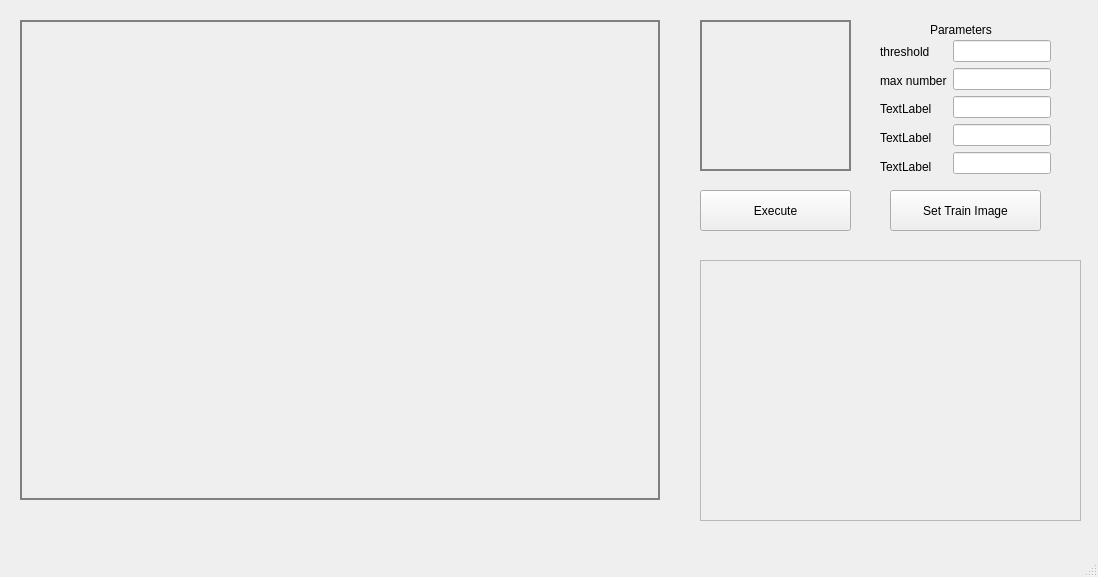
<?xml version="1.0" encoding="UTF-8"?>
<ui version="4.0">
 <class>MainWindow</class>
 <widget class="QMainWindow" name="MainWindow">
  <property name="geometry">
   <rect>
    <x>0</x>
    <y>0</y>
    <width>1098</width>
    <height>577</height>
   </rect>
  </property>
  <property name="windowTitle">
   <string>MainWindow</string>
  </property>
  <widget class="QWidget" name="centralwidget">
   <widget class="QLabel" name="image_label">
    <property name="geometry">
     <rect>
      <x>20</x>
      <y>20</y>
      <width>640</width>
      <height>480</height>
     </rect>
    </property>
    <property name="acceptDrops">
     <bool>false</bool>
    </property>
    <property name="autoFillBackground">
     <bool>false</bool>
    </property>
    <property name="styleSheet">
     <string notr="true">QLabel
{
	border-width: 2px;
	border-style: solid;
	border-color:gray;
}</string>
    </property>
    <property name="text">
     <string/>
    </property>
   </widget>
   <widget class="QLabel" name="train_image_label">
    <property name="geometry">
     <rect>
      <x>700</x>
      <y>20</y>
      <width>151</width>
      <height>151</height>
     </rect>
    </property>
    <property name="styleSheet">
     <string notr="true">QLabel
{
	border-width: 2px;
	border-style: solid;
	border-color:gray;
}</string>
    </property>
    <property name="text">
     <string/>
    </property>
   </widget>
   <widget class="QPushButton" name="execute_button">
    <property name="geometry">
     <rect>
      <x>700</x>
      <y>190</y>
      <width>151</width>
      <height>41</height>
     </rect>
    </property>
    <property name="text">
     <string>Execute</string>
    </property>
   </widget>
   <widget class="QScrollArea" name="scrollArea">
    <property name="geometry">
     <rect>
      <x>700</x>
      <y>260</y>
      <width>381</width>
      <height>261</height>
     </rect>
    </property>
    <property name="widgetResizable">
     <bool>true</bool>
    </property>
    <widget class="QWidget" name="scrollAreaWidgetContents">
     <property name="geometry">
      <rect>
       <x>0</x>
       <y>0</y>
       <width>379</width>
       <height>259</height>
      </rect>
     </property>
    </widget>
   </widget>
   <widget class="QLabel" name="label">
    <property name="geometry">
     <rect>
      <x>930</x>
      <y>20</y>
      <width>91</width>
      <height>20</height>
     </rect>
    </property>
    <property name="text">
     <string>Parameters</string>
    </property>
   </widget>
   <widget class="QPushButton" name="draw_window_button">
    <property name="geometry">
     <rect>
      <x>890</x>
      <y>190</y>
      <width>151</width>
      <height>41</height>
     </rect>
    </property>
    <property name="text">
     <string>Set Train Image</string>
    </property>
   </widget>
   <widget class="QWidget" name="layoutWidget">
    <property name="geometry">
     <rect>
      <x>880</x>
      <y>40</y>
      <width>171</width>
      <height>138</height>
     </rect>
    </property>
    <layout class="QHBoxLayout" name="horizontalLayout">
     <item>
      <layout class="QVBoxLayout" name="verticalLayout">
       <item>
        <widget class="QLabel" name="label_2">
         <property name="text">
          <string>threshold</string>
         </property>
        </widget>
       </item>
       <item>
        <widget class="QLabel" name="label_3">
         <property name="text">
          <string>max number</string>
         </property>
        </widget>
       </item>
       <item>
        <widget class="QLabel" name="label_4">
         <property name="text">
          <string>TextLabel</string>
         </property>
        </widget>
       </item>
       <item>
        <widget class="QLabel" name="label_5">
         <property name="text">
          <string>TextLabel</string>
         </property>
        </widget>
       </item>
       <item>
        <widget class="QLabel" name="label_6">
         <property name="text">
          <string>TextLabel</string>
         </property>
        </widget>
       </item>
      </layout>
     </item>
     <item>
      <layout class="QVBoxLayout" name="verticalLayout_2">
       <item>
        <widget class="QLineEdit" name="threshold_line"/>
       </item>
       <item>
        <widget class="QLineEdit" name="numbermax_line"/>
       </item>
       <item>
        <widget class="QLineEdit" name="lineEdit_3"/>
       </item>
       <item>
        <widget class="QLineEdit" name="lineEdit_4"/>
       </item>
       <item>
        <widget class="QLineEdit" name="lineEdit_5"/>
       </item>
      </layout>
     </item>
    </layout>
   </widget>
  </widget>
  <widget class="QMenuBar" name="menubar">
   <property name="geometry">
    <rect>
     <x>0</x>
     <y>0</y>
     <width>1098</width>
     <height>21</height>
    </rect>
   </property>
  </widget>
  <widget class="QStatusBar" name="statusbar"/>
 </widget>
 <resources/>
 <connections/>
</ui>
